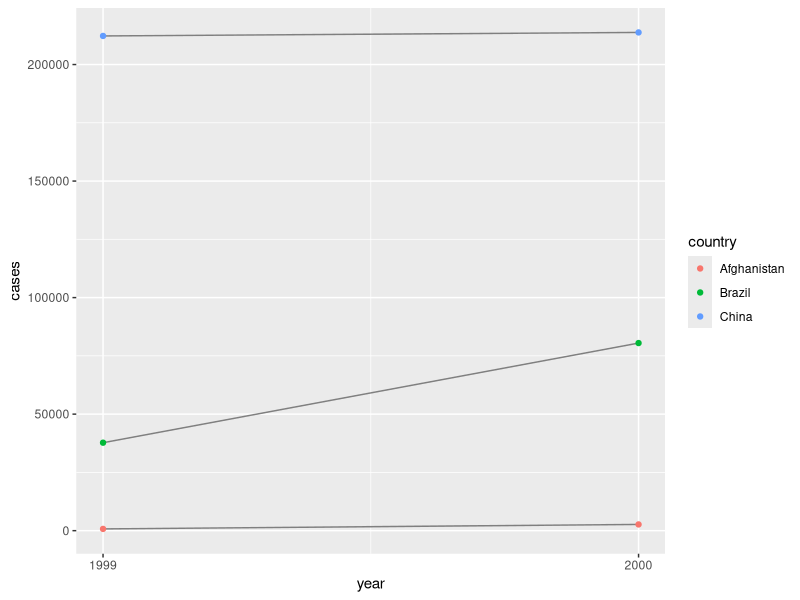

Here is the R script that generated this plot:
library(tidyverse)

who %>%
  View()

who1 <- who %>% 
  pivot_longer(
    cols = new_sp_m014:newrel_f65, 
    names_to = "key", 
    values_to = "cases", 
    values_drop_na = TRUE
  )
who1 %>% 
  View()

# We can get some hint of the structure of the 
# values in the new key column by counting them:
  
  who1 %>% 
  count(key)
  
# You might be able to parse this out by yourself with a little thought and some
# experimentation, but luckily we have the data dictionary handy. It tells us:
#   
# The first three letters of each column denote whether the column contains new
# or old cases of TB. In this dataset, each column contains new cases.
#   
# The next two letters describe the type of TB:
#     
# rel stands for cases of relapse ep stands for cases of extrapulmonary TB sn 
# stands for cases of pulmonary TB that could not be diagnosed by a pulmonary 
# smear (smear negative)
# sp stands for cases of pulmonary TB that could be diagnosed by a pulmonary 
# smear (smear positive)
# The sixth letter gives the sex of TB patients. The dataset groups cases 
# by males (m) and females (f).
#   
# The remaining numbers gives the age group. The dataset groups cases into 
# seven age groups:  
# The remaining numbers gives the age group. The dataset groups cases into
# seven age groups:
#   
#   014 = 0 – 14 years old
# 1524 = 15 – 24 years old
# 2534 = 25 – 34 years old
# 3544 = 35 – 44 years old
# 4554 = 45 – 54 years old
# 5564 = 55 – 64 years old
# 65 = 65 or older

#make the change below for concistency 

  who2 <- who1 %>% 
    mutate(key = stringr::str_replace(key, "newrel", "new_rel"))
  who2

  
# We can separate the values in each code with two passes of separate(). 
# The first pass will split the codes at each underscore.
  
who3 <- who2 %>% 
    separate(key, c("new", "type", "sexage"), sep = "_")
  who3

# Then we might as well drop the new column because it’s constant in this dataset.
# While we’re dropping columns, let’s also drop iso2 and iso3 since they’re 
# redundant.  

  who3 %>% 
    count(new)

  who4 <- who3 %>% 
    select(-new, -iso2, -iso3)

# Next we’ll separate sexage into sex and age by splitting after the first 
# character:
    
    who5 <- who4 %>% 
    separate(sexage, into = c("sex", "age"), sep = 1)
  who5

# The who dataset is now tidy!
# 
# I’ve shown you the code a piece at a time, assigning each interim result to a 
# new variable. This typically isn’t how you’d work interactively. Instead, 
# you’d gradually build up a complex pipe:
    
    who %>%
    pivot_longer(
      cols = new_sp_m014:newrel_f65, 
      names_to = "key", 
      values_to = "cases", 
      values_drop_na = TRUE
    ) %>% 
    mutate(
      key = stringr::str_replace(key, "newrel", "new_rel")
    ) %>%
    separate(key, c("new", "var", "sexage")) %>% 
    select(-new, -iso2, -iso3) %>% 
    separate(sexage, c("sex", "age"), sep = 1)  
    
#Compute the rate for table2, and table4a + table4b. You will 
# need to perform four operations:
    
# Extract the number of TB cases per country per year.
# Extract the matching population per country per year.
# Divide cases by population, and multiply by 10000.
# Store back in the appropriate place.
# Which representation is easiest to work with? Which is hardest? Why?

    t2_cases <- filter(table2, type == "cases") %>%
      rename(cases = count) %>%
      arrange(country, year)
    
    t2_population <- filter(table2, type == "population") %>%
      rename(population = count) %>%
      arrange(country, year)
    
#Then create a new data frame with the population and cases columns, and 
# calculate the cases per capita in a new column.
    
    
    t2_cases_per_cap <- tibble(
      year = t2_cases$year,
      country = t2_cases$country,
      cases = t2_cases$cases,
      population = t2_population$population
    ) %>%
      mutate(cases_per_cap = (cases / population) * 10000) %>%
      select(country, year, cases_per_cap)

# To store this new variable in the appropriate location, we will add new rows 
# to table2.
    
    t2_cases_per_cap <- t2_cases_per_cap %>%
      mutate(type = "cases_per_cap") %>%
      rename(count = cases_per_cap)

    bind_rows(table2, t2_cases_per_cap) %>%
      arrange(country, year, type, count) %>% View()
    
# Note that after adding the cases_per_cap rows, the type of count is coerced 
# to numeric (double) because cases_per_cap is not an integer.
# For table4a and table4b, create a new table for cases per capita, which 
# we’ll name table4c, with country rows and year columns.
    
    
table4c <- tibble(
        country = table4a$country,
        `1999` = table4a[["1999"]] / table4b[["1999"]] * 10000,
        `2000` = table4a[["2000"]] / table4b[["2000"]] * 10000
      )
table4c

# Neither table is particularly easy to work with. Since table2 has separate 
# rows for cases and population we needed to generate a table with columns for
# cases and population where we could calculate cases per capita. table4a and 
# table4b split the cases and population variables into different tables which
# made it easy to divide cases by population. However, we had to repeat this 
# calculation for each row.

# Recreate the plot showing change in cases over time using table2 instead of
# table1. What do you need to do first?
#   
# Before creating the plot with change in cases over time, we need to filter 
# table to only include rows representing cases of TB.

table2 %>%
  filter(type == "cases") %>%
  ggplot(aes(year, count)) +
  geom_line(aes(group = country), colour = "grey50") +
  geom_point(aes(colour = country)) +
  scale_x_continuous(breaks = unique(table2$year)) +
  ylab("cases")

# # The ideal format of a data frame to answer this question is one with columns
# country, year, cases, and population. Then problem could be answered with a 
# single mutate() call.  

# Pivoting
# This code is reproduced from the chapter because it is needed by the exercises.


tidy4a <- table4a %>% 
  pivot_longer(c(`1999`, `2000`), 
               names_to = "year", 
               values_to = "cases")
tidy4b <- table4b %>% 
  pivot_longer(c(`1999`, `2000`), 
               names_to = "year", 
               values_to = "population")

# Why are pivot_longer() and pivot_wider() not perfectly symmetrical? Carefully
# consider the following example:
# Carefully consider the following example:
  
  
stocks <- tibble(
    year   = c(2015, 2015, 2016, 2016),
    half  = c(   1,    2,     1,    2),
    return = c(1.88, 0.59, 0.92, 0.17)
  )
stocks %>% 
  pivot_wider(names_from = year, values_from = return) %>% 
  pivot_longer(`2015`:`2016`, names_to = "year", values_to = "return")

  